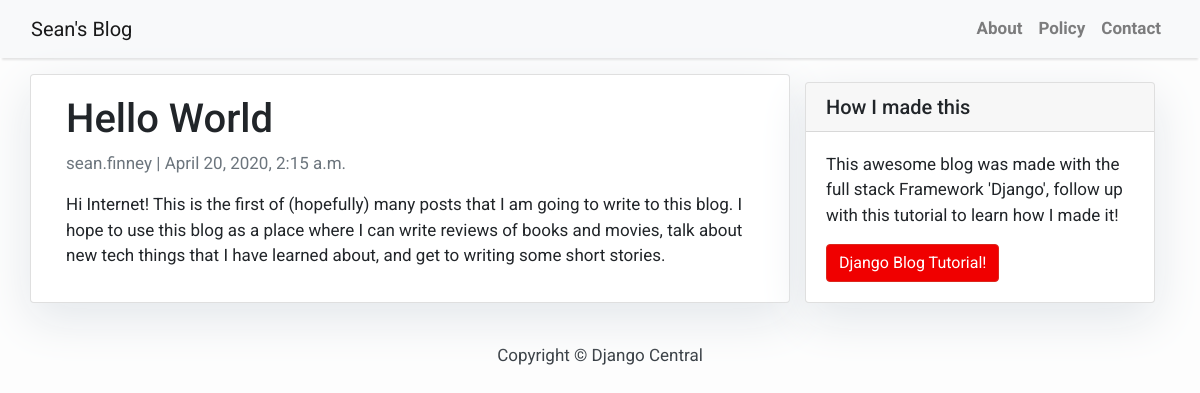
The page /hello-world/ on the database its author committed.
### blog/models.py (models this page shows, shortened)
class Post(models.Model):
    title = models.CharField(max_length=200, unique=True)
    slug = models.SlugField(max_length=200, unique=True)
    author = models.ForeignKey(User, on_delete= models.CASCADE, related_name='blog_posts')
    updated_on = models.DateTimeField(auto_now = True)
    content = models.TextField()
    created_on = models.DateTimeField(auto_now_add= True)
    status = models.IntegerField(choices=STATUS, default=0)
    class Meta:
        ordering = ["-created_on"]

### blog/views.py (the view)
# urls.py: path('<slug:slug>/', views.PostDetail.as_view(), name='post_detail'),
class PostDetail(generic.DetailView):
    model = Post
    template_name = 'post_detail.html'

### seans_blog/templates/post_detail.html
{% extends 'base.html' %} {% block content %}
<div class="container">
  <div class="row">
    <div class="col-md-8 card mb-4  mt-3 left  top">
      <div class="card-body">
        <h1>{% block title %} {{ object.title }} {% endblock title %}</h1>
        <p class=" text-muted">{{ post.author }} | {{ post.created_on }}</p>
        <p class="card-text ">{{ object.content | safe }}</p>
      </div>
    </div>
    {% block sidebar %} {% include 'sidebar.html' %} {% endblock sidebar %}
  </div>
</div>
{% endblock content %}

### seans_blog/templates/base.html (style rules this page uses)
body { font-family: "Roboto", sans-serif; font-size: 17px; background-color: #fdfdfd; }

### seans_blog/templates/sidebar.html (style rules this page uses)
.card { box-shadow: 0 16px 48px #E3E7EB; }

### rows shown on the page
Post: title "Hello World", author "sean.finney", created_on "April 20, 2020, 2:15 a.m.", content "Hi Internet! This is the first of (hopefully) many posts that I am going to write to this blog. I hope to use this blog as a place where I can write reviews of books and movies, talk about new tech things that I have learned about, and get to writing some short stories."
